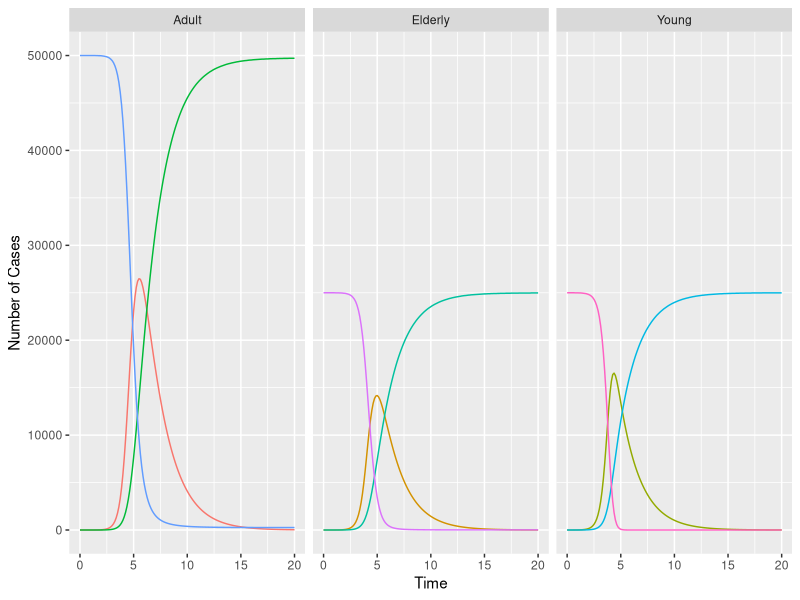
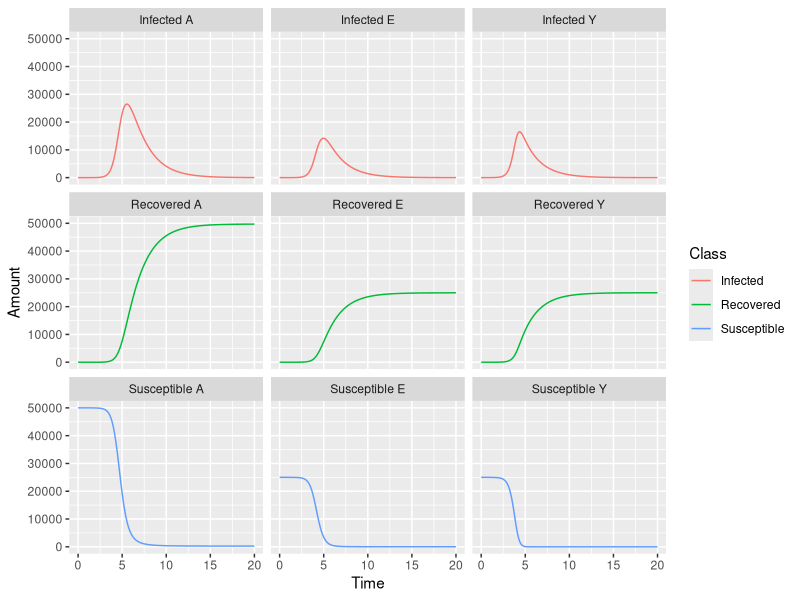
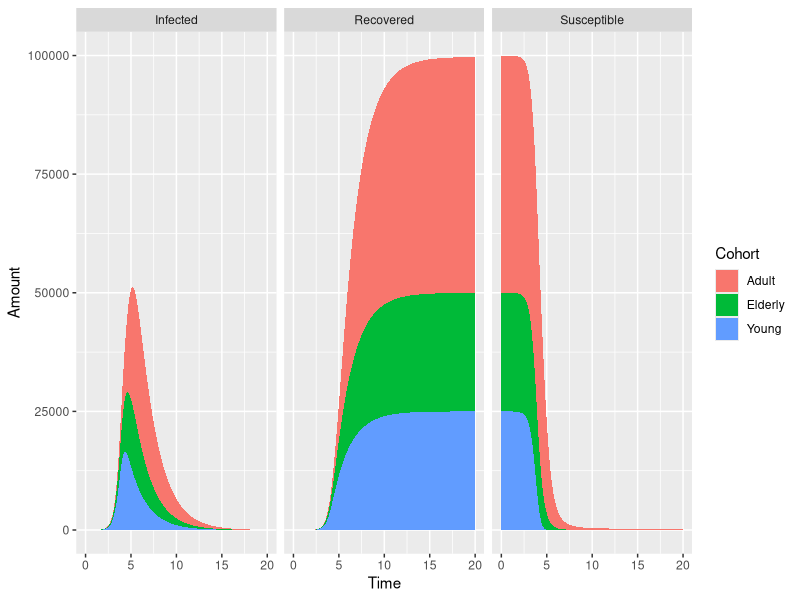

The R source for these figures, in order:
library(tidyverse)

res <- read_csv("tidyverse/data/SimulationOutput.csv")

colnames(res)

# Selecting specific variables (stocks)

out <- res %>% 
         select(Time,starts_with("Susceptible"),
                     starts_with("Infected"),
                     starts_with("Recovered"))


out_td <- out %>% gather(key=Variable,value = Amount,`Susceptible A`:`Recovered Y`)

new_td <- out_td %>% 
           mutate(Cohort=case_when(
                   grepl("A$",Variable) ~ "Adult", 
                   grepl("E$",Variable) ~ "Elderly", 
                   grepl("Y$",Variable) ~ "Young"),
                  Class=case_when(
                   grepl("^S",Variable) ~ "Susceptible", 
                   grepl("^I",Variable) ~ "Infected", 
                   grepl("^R",Variable) ~ "Recovered"))


ggplot(new_td) + geom_path(aes(x=Time,y=Amount,colour=Variable))+
  ylab("Number of Cases")+
  facet_wrap(~Cohort)+guides(colour=F)

ggplot(new_td) + geom_line(aes(x=Time,y=Amount,colour=Class))+
  facet_wrap(~Variable)

ggplot(new_td) + geom_area(aes(x=Time,y=Amount,fill=Cohort))+
  facet_wrap(~Class)

peaks <- new_td %>% filter(Class=="Infected") %>% 
                    group_by(Variable) %>% 
                    summarise(MaxInfected=max(Amount),
                              TimeMaxInfected=Time[which.max(Amount)])

agg <- new_td %>% group_by(Time,Class) %>%
         summarise(Total=sum(Amount))

slice(agg,1:6)

fig.4 <- ggplot(agg,aes(x=Time,y=Total,colour=Class)) + geom_point() +geom_line()

#ggsave("Figure_4.eps",dpi=600,plot = fig.4)





